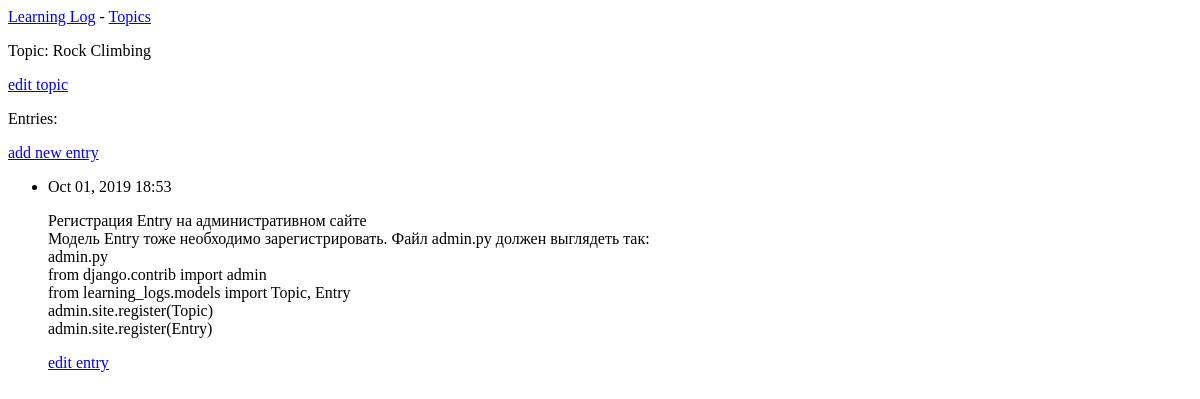
Before: /topics/2/ with the older database file.
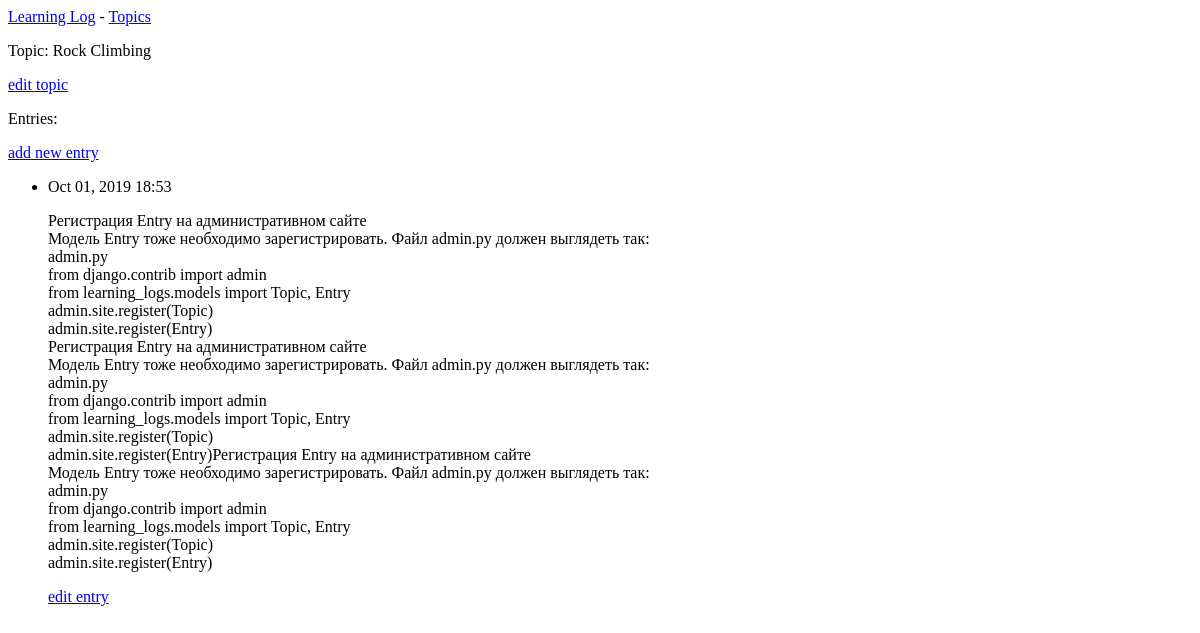
After: the same page with the newer database file.
### learning_logs/models.py (models this page shows, shortened)
class Entry(models.Model):
    topic = models.ForeignKey(Topic, on_delete=models.CASCADE,)
    text = models.TextField()
    date_added = models.DateTimeField(auto_now_add=True)
    class Meta:
        verbose_name_plural = 'entries'

### learning_logs/views.py (the view)
# urls.py: path('topics/<int:topic_id>/', views.topic, name='topic'),
def topic(request, topic_id):
    topic = Topic.objects.get(id=topic_id)
    entries = topic.entry_set.order_by('-date_added')
    context = {'topic': topic, 'entries': entries}
    return render(request, 'learning_logs/topic.html', context)

### learning_logs/models.py (called while the page is built)
    def __str__(self):
        return self.text

### learning_logs/templates/learning_logs/topic.html
{% extends "learning_logs/base.html" %}
{% block content %}
<p>Topic: {{ topic }}</p>
<p>
    <a href="{% url 'learning_logs:edit_topic' topic.id %}">edit topic</a>
</p>
<p>Entries:</p>
<p>
    <a href="{% url 'learning_logs:new_entry' topic.id %}">add new entry</a>
</p>
<ul>
    {% for entry in entries %}
    <li>
        <p>{{ entry.date_added|date:'M d, Y H:i' }}</p>
        <p>{{ entry.text|linebreaks }}</p>
        <p>
            <a href="{% url 'learning_logs:edit_entry' entry.id %}">edit entry</a>
        </p>
    </li>
    {% empty %}
    <li>
        There are no entries for this topic yet.
    </li>
    {% endfor %}
</ul>
{% endblock content %}

Changed rows visible on the page:
changed Entry: text "…Topic, Entry admin.site.register(Topic) admin.site.register(Entry)" → "…Topic, Entry admin.site.register(Topic) admin.site.register(Entry) Регистрация Entry на административном сайте Модель Entry тоже необходимо зарегистрировать. Файл admin.py должен выглядеть так: admin.py from django.contrib import admin from learning_logs.models import Topic, Entry admin.site.register(Topic) admin.site.register(Entry)Регистрация Entry на административном сайте Модель Entry тоже необходимо зарегистрировать. Файл admin.py должен выглядеть так: admin.py from django.contrib import admin from learning_logs.models import Topic, Entry admin.site.register(Topic) admin.site.register(Entry)"
